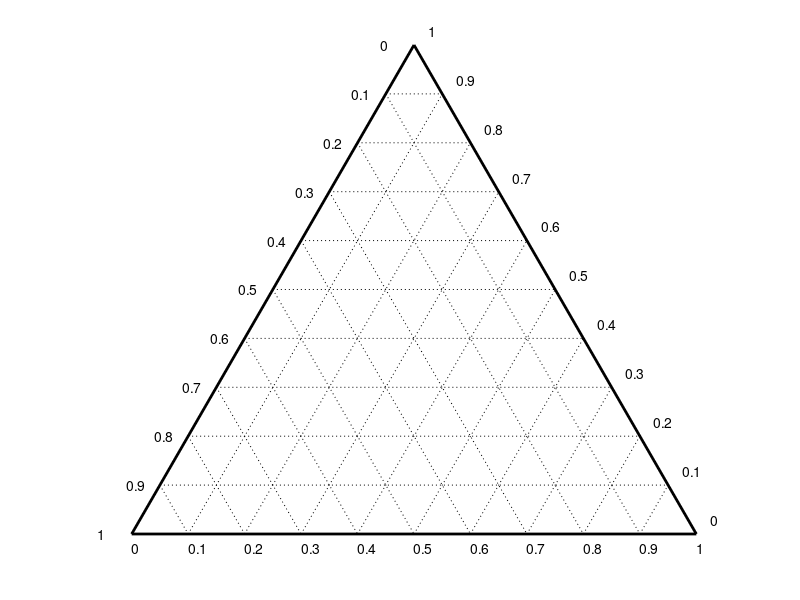

The MATLAB script that drew this image:
function [h,hg,htick]=terplot(number)
%FUNCTION [h,hg,htick]=TERPLOT perpares a ternary axis system that is
% needed for the ternaryc function. It returns three handels:
% - h:      to modify the patch created by the fill function;
% - hg:     to change each grid line separately (must probably be
% modified);
% - htick:  to edit the tick labels (probably very inconvinient)
%
% Uli Theune, Geophysics, University of Alberta
%
if nargin<1
    number=11;
end
h=fill([0 1 0.5 0],[0 0 0.866 0],'w','linewidth',2);
%set(h,'facecolor',[0.7 0.7 0.7],'edgecolor','w')
%set(gcf,'color',[0 0 0.3])
d1=cos(pi/3);
d2=sin(pi/3);
l=linspace(0,1,number);
hold on
for i=2:length(l)-1
   hg(i-1,3)=plot([l(i)*d1 1-l(i)*d1],[l(i)*d2 l(i)*d2],':k','linewidth',0.25);
   hg(i-1,1)=plot([l(i) l(i)+(1-l(i))*d1],[0 (1-l(i))*d2],':k','linewidth',0.25);
   hg(i-1,2)=plot([(1-l(i))*d1 1-l(i)],[(1-l(i))*d2 0],':k','linewidth',0.25);
end
hold off
axis image
axis off
% Make x-tick labels
for i=1:number
    htick(i,1)=text(l(i),-0.025,num2str(l(i)));
    htick(i,3)=text(1-l(i)*cos(pi/3)+0.025,l(i)*sin(pi/3)+0.025,num2str(l(i)));
    htick(i,2)=text(0.5-l(i)*cos(pi/3)-0.06,sin(pi/3)*(1-l(i)),num2str(l(i)));
end

set(gcf,'WindowButtonDownFcn','InitTerExpl');
global hx;
caxis([0 0.0000000001])



